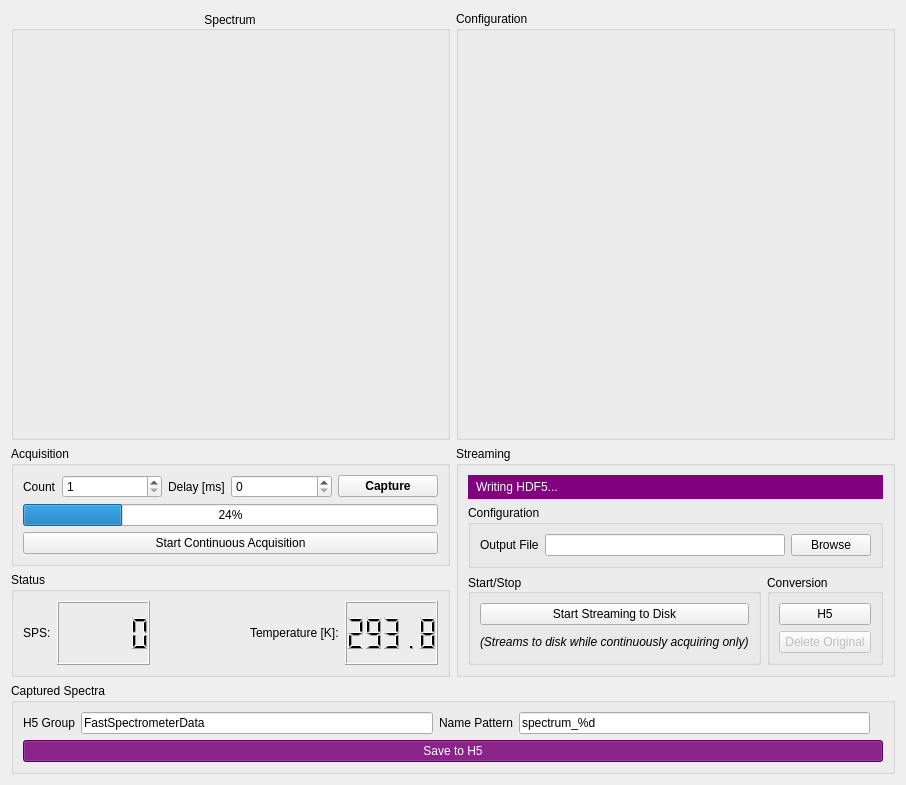
<?xml version="1.0" encoding="UTF-8"?>
<ui version="4.0">
 <class>mainForm</class>
 <widget class="QWidget" name="mainForm">
  <property name="geometry">
   <rect>
    <x>0</x>
    <y>0</y>
    <width>906</width>
    <height>785</height>
   </rect>
  </property>
  <property name="sizePolicy">
   <sizepolicy hsizetype="Expanding" vsizetype="Preferred">
    <horstretch>0</horstretch>
    <verstretch>0</verstretch>
   </sizepolicy>
  </property>
  <property name="maximumSize">
   <size>
    <width>1500</width>
    <height>2500</height>
   </size>
  </property>
  <property name="windowTitle">
   <string>Fast Spectrometer Control</string>
  </property>
  <layout class="QGridLayout" name="gridLayout_2">
   <item row="1" column="2">
    <widget class="QGroupBox" name="configBox">
     <property name="title">
      <string>Configuration</string>
     </property>
     <layout class="QVBoxLayout" name="verticalLayout_2"/>
    </widget>
   </item>
   <item row="4" column="1">
    <widget class="QGroupBox" name="groupBox_2">
     <property name="sizePolicy">
      <sizepolicy hsizetype="Expanding" vsizetype="Minimum">
       <horstretch>1</horstretch>
       <verstretch>0</verstretch>
      </sizepolicy>
     </property>
     <property name="title">
      <string>Acquisition</string>
     </property>
     <layout class="QGridLayout" name="gridLayout">
      <item row="4" column="0" colspan="5">
       <widget class="QPushButton" name="liveViewButton">
        <property name="enabled">
         <bool>true</bool>
        </property>
        <property name="text">
         <string>Start Continuous Acquisition</string>
        </property>
        <property name="checkable">
         <bool>false</bool>
        </property>
        <property name="checked">
         <bool>false</bool>
        </property>
       </widget>
      </item>
      <item row="2" column="1">
       <widget class="QSpinBox" name="numberOfFrames">
        <property name="sizePolicy">
         <sizepolicy hsizetype="Minimum" vsizetype="Fixed">
          <horstretch>1</horstretch>
          <verstretch>0</verstretch>
         </sizepolicy>
        </property>
        <property name="minimumSize">
         <size>
          <width>0</width>
          <height>0</height>
         </size>
        </property>
        <property name="layoutDirection">
         <enum>Qt::LeftToRight</enum>
        </property>
        <property name="minimum">
         <number>1</number>
        </property>
        <property name="maximum">
         <number>999999999</number>
        </property>
        <property name="stepType">
         <enum>QAbstractSpinBox::DefaultStepType</enum>
        </property>
       </widget>
      </item>
      <item row="2" column="2">
       <widget class="QLabel" name="delayLabel">
        <property name="text">
         <string>Delay [ms]</string>
        </property>
       </widget>
      </item>
      <item row="2" column="0">
       <widget class="QLabel" name="countLabel">
        <property name="text">
         <string>Count</string>
        </property>
       </widget>
      </item>
      <item row="2" column="4">
       <widget class="QPushButton" name="captureButton">
        <property name="sizePolicy">
         <sizepolicy hsizetype="Minimum" vsizetype="Fixed">
          <horstretch>1</horstretch>
          <verstretch>0</verstretch>
         </sizepolicy>
        </property>
        <property name="maximumSize">
         <size>
          <width>16777215</width>
          <height>16777215</height>
         </size>
        </property>
        <property name="font">
         <font>
          <weight>75</weight>
          <bold>true</bold>
          <underline>false</underline>
          <kerning>true</kerning>
         </font>
        </property>
        <property name="text">
         <string>Capture</string>
        </property>
       </widget>
      </item>
      <item row="2" column="3">
       <widget class="QSpinBox" name="delayTime">
        <property name="sizePolicy">
         <sizepolicy hsizetype="Minimum" vsizetype="Fixed">
          <horstretch>1</horstretch>
          <verstretch>0</verstretch>
         </sizepolicy>
        </property>
        <property name="minimumSize">
         <size>
          <width>0</width>
          <height>0</height>
         </size>
        </property>
        <property name="layoutDirection">
         <enum>Qt::LeftToRight</enum>
        </property>
        <property name="minimum">
         <number>0</number>
        </property>
        <property name="maximum">
         <number>999999999</number>
        </property>
        <property name="stepType">
         <enum>QAbstractSpinBox::DefaultStepType</enum>
        </property>
        <property name="value">
         <number>0</number>
        </property>
       </widget>
      </item>
      <item row="3" column="0" colspan="5">
       <widget class="QProgressBar" name="progressBar">
        <property name="enabled">
         <bool>true</bool>
        </property>
        <property name="value">
         <number>24</number>
        </property>
        <property name="textVisible">
         <bool>true</bool>
        </property>
        <property name="orientation">
         <enum>Qt::Horizontal</enum>
        </property>
       </widget>
      </item>
     </layout>
     <zorder>liveViewButton</zorder>
     <zorder>delayLabel</zorder>
     <zorder>countLabel</zorder>
     <zorder>captureButton</zorder>
     <zorder>delayTime</zorder>
     <zorder>progressBar</zorder>
     <zorder>numberOfFrames</zorder>
    </widget>
   </item>
   <item row="1" column="1">
    <widget class="QGroupBox" name="spectrumGroup">
     <property name="sizePolicy">
      <sizepolicy hsizetype="Expanding" vsizetype="Expanding">
       <horstretch>1</horstretch>
       <verstretch>1</verstretch>
      </sizepolicy>
     </property>
     <property name="minimumSize">
      <size>
       <width>0</width>
       <height>300</height>
      </size>
     </property>
     <property name="font">
      <font>
       <kerning>true</kerning>
      </font>
     </property>
     <property name="title">
      <string>Spectrum</string>
     </property>
     <property name="alignment">
      <set>Qt::AlignCenter</set>
     </property>
     <layout class="QVBoxLayout" name="verticalLayout_3"/>
    </widget>
   </item>
   <item row="4" column="2" rowspan="2">
    <widget class="QGroupBox" name="streamBox">
     <property name="sizePolicy">
      <sizepolicy hsizetype="Preferred" vsizetype="Minimum">
       <horstretch>1</horstretch>
       <verstretch>0</verstretch>
      </sizepolicy>
     </property>
     <property name="title">
      <string>Streaming</string>
     </property>
     <layout class="QGridLayout" name="gridLayout_5">
      <item row="8" column="3">
       <spacer name="verticalSpacer">
        <property name="orientation">
         <enum>Qt::Vertical</enum>
        </property>
        <property name="sizeHint" stdset="0">
         <size>
          <width>20</width>
          <height>0</height>
         </size>
        </property>
       </spacer>
      </item>
      <item row="1" column="0" colspan="4">
       <widget class="QGroupBox" name="groupBox_5">
        <property name="title">
         <string>Configuration</string>
        </property>
        <layout class="QHBoxLayout" name="horizontalLayout_7">
         <item>
          <widget class="QLabel" name="label">
           <property name="text">
            <string>Output File</string>
           </property>
          </widget>
         </item>
         <item>
          <widget class="QLineEdit" name="streamFile"/>
         </item>
         <item>
          <widget class="QPushButton" name="streamBrowse">
           <property name="text">
            <string>Browse</string>
           </property>
          </widget>
         </item>
        </layout>
       </widget>
      </item>
      <item row="0" column="0" colspan="4">
       <widget class="QLabel" name="writingH5">
        <property name="styleSheet">
         <string notr="true">background: purple; padding: 5px; color: white;</string>
        </property>
        <property name="text">
         <string>Writing HDF5...</string>
        </property>
       </widget>
      </item>
      <item row="5" column="2" rowspan="3" colspan="2">
       <widget class="QGroupBox" name="groupBox_3">
        <property name="title">
         <string>Conversion</string>
        </property>
        <property name="alignment">
         <set>Qt::AlignLeading|Qt::AlignLeft|Qt::AlignVCenter</set>
        </property>
        <layout class="QVBoxLayout" name="verticalLayout_5">
         <item>
          <layout class="QHBoxLayout" name="horizontalLayout_5">
           <item>
            <widget class="QPushButton" name="h5Button">
             <property name="enabled">
              <bool>true</bool>
             </property>
             <property name="text">
              <string>H5</string>
             </property>
             <property name="checkable">
              <bool>true</bool>
             </property>
            </widget>
           </item>
          </layout>
         </item>
         <item>
          <widget class="QPushButton" name="deleteButton">
           <property name="enabled">
            <bool>false</bool>
           </property>
           <property name="text">
            <string>Delete Original</string>
           </property>
           <property name="checkable">
            <bool>true</bool>
           </property>
          </widget>
         </item>
        </layout>
       </widget>
      </item>
      <item row="5" column="0" rowspan="3" colspan="2">
       <widget class="QGroupBox" name="groupBox_4">
        <property name="title">
         <string>Start/Stop</string>
        </property>
        <property name="alignment">
         <set>Qt::AlignLeading|Qt::AlignLeft|Qt::AlignVCenter</set>
        </property>
        <layout class="QVBoxLayout" name="verticalLayout_6">
         <item>
          <widget class="QPushButton" name="streamToDiskButton">
           <property name="enabled">
            <bool>true</bool>
           </property>
           <property name="text">
            <string>Start Streaming to Disk</string>
           </property>
           <property name="checkable">
            <bool>false</bool>
           </property>
          </widget>
         </item>
         <item>
          <widget class="QLabel" name="label_4">
           <property name="font">
            <font>
             <italic>true</italic>
            </font>
           </property>
           <property name="text">
            <string>(Streams to disk while continuously acquiring only)</string>
           </property>
          </widget>
         </item>
        </layout>
       </widget>
      </item>
     </layout>
    </widget>
   </item>
   <item row="8" column="1" colspan="2">
    <widget class="QGroupBox" name="capturedImages">
     <property name="sizePolicy">
      <sizepolicy hsizetype="Preferred" vsizetype="MinimumExpanding">
       <horstretch>0</horstretch>
       <verstretch>0</verstretch>
      </sizepolicy>
     </property>
     <property name="minimumSize">
      <size>
       <width>0</width>
       <height>0</height>
      </size>
     </property>
     <property name="title">
      <string>Captured Spectra</string>
     </property>
     <layout class="QGridLayout" name="gridLayout_3">
      <item row="0" column="0">
       <layout class="QHBoxLayout" name="horizontalLayout">
        <item>
         <widget class="QLabel" name="h5Label">
          <property name="text">
           <string>H5 Group</string>
          </property>
         </widget>
        </item>
        <item>
         <widget class="QLineEdit" name="h5Group">
          <property name="text">
           <string>FastSpectrometerData</string>
          </property>
         </widget>
        </item>
        <item>
         <widget class="QLabel" name="label_7">
          <property name="text">
           <string>Name Pattern</string>
          </property>
         </widget>
        </item>
        <item>
         <widget class="QLineEdit" name="namePattern">
          <property name="text">
           <string>spectrum_%d</string>
          </property>
         </widget>
        </item>
        <item>
         <widget class="QLabel" name="label_10">
          <property name="text">
           <string/>
          </property>
         </widget>
        </item>
       </layout>
      </item>
      <item row="1" column="0">
       <layout class="QHBoxLayout" name="horizontalLayout_6" stretch="0">
        <item>
         <widget class="QPushButton" name="h5SaveButton">
          <property name="styleSheet">
           <string notr="true">background: purple; color: white;</string>
          </property>
          <property name="text">
           <string>Save to H5</string>
          </property>
          <property name="checkable">
           <bool>true</bool>
          </property>
          <property name="checked">
           <bool>true</bool>
          </property>
         </widget>
        </item>
       </layout>
      </item>
     </layout>
    </widget>
   </item>
   <item row="5" column="1">
    <widget class="QGroupBox" name="statusGroup">
     <property name="sizePolicy">
      <sizepolicy hsizetype="Expanding" vsizetype="Minimum">
       <horstretch>1</horstretch>
       <verstretch>0</verstretch>
      </sizepolicy>
     </property>
     <property name="title">
      <string>Status</string>
     </property>
     <layout class="QHBoxLayout" name="horizontalLayout_3">
      <item>
       <layout class="QHBoxLayout" name="horizontalLayout_2">
        <item>
         <widget class="QLabel" name="label_8">
          <property name="text">
           <string>SPS:</string>
          </property>
         </widget>
        </item>
        <item>
         <widget class="QLCDNumber" name="fpsCounter">
          <property name="enabled">
           <bool>true</bool>
          </property>
          <property name="sizePolicy">
           <sizepolicy hsizetype="Expanding" vsizetype="Minimum">
            <horstretch>0</horstretch>
            <verstretch>0</verstretch>
           </sizepolicy>
          </property>
          <property name="smallDecimalPoint">
           <bool>false</bool>
          </property>
          <property name="digitCount">
           <number>5</number>
          </property>
          <property name="value" stdset="0">
           <double>0.000000000000000</double>
          </property>
          <property name="intValue" stdset="0">
           <number>0</number>
          </property>
         </widget>
        </item>
        <item>
         <spacer name="horizontalSpacer">
          <property name="orientation">
           <enum>Qt::Horizontal</enum>
          </property>
          <property name="sizeHint" stdset="0">
           <size>
            <width>40</width>
            <height>20</height>
           </size>
          </property>
         </spacer>
        </item>
        <item>
         <widget class="QLabel" name="temperatureLabel">
          <property name="text">
           <string>Temperature [K]:</string>
          </property>
         </widget>
        </item>
        <item>
         <widget class="QLCDNumber" name="currentTemperature">
          <property name="sizePolicy">
           <sizepolicy hsizetype="Expanding" vsizetype="Minimum">
            <horstretch>0</horstretch>
            <verstretch>0</verstretch>
           </sizepolicy>
          </property>
          <property name="smallDecimalPoint">
           <bool>false</bool>
          </property>
          <property name="digitCount">
           <number>5</number>
          </property>
          <property name="value" stdset="0">
           <double>293.750000000000000</double>
          </property>
         </widget>
        </item>
       </layout>
      </item>
     </layout>
    </widget>
   </item>
  </layout>
 </widget>
 <resources/>
 <connections/>
</ui>
